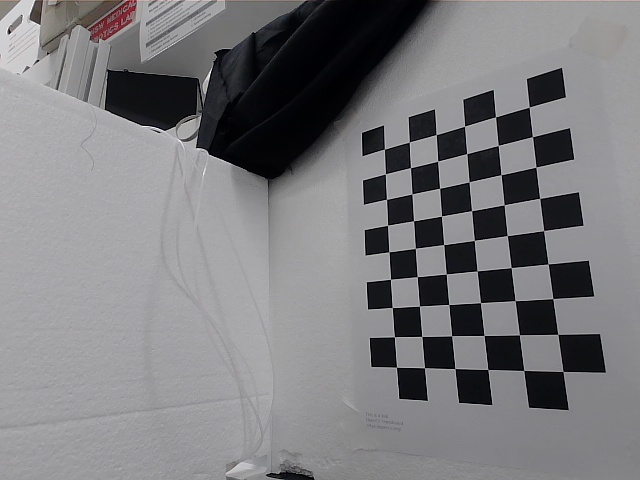
#> input picture calibration/calibration_images_camright_640x480p/image_1.jpg, 640 x 480 px; its folder holds 4 pictures in this run; the run also reads 1 picture not shown here
$ python calibration.py
#> lines starting #> are read from the running program, lines starting #| are printed output that depends on the picture
import cv2
import numpy as np
import yaml
import os

# [5 lines of commented-out code are left out]
camera_name = "camright_640x480p"

# Define the chessboard size
chessboard_size = (9, 6)
# Take frame size from name
frame_size = (
    int(camera_name.split("_")[1].split("x")[0]),
    int(camera_name.split("_")[1].split("x")[1].split("p")[0]),
)

# Termination criteria
criteria = (cv2.TERM_CRITERIA_EPS + cv2.TERM_CRITERIA_MAX_ITER, 30, 0.001)

# Prepare object points
objp = np.zeros((chessboard_size[0] * chessboard_size[1], 3), np.float32)
objp[:, :2] = np.mgrid[0 : chessboard_size[0], 0 : chessboard_size[1]].T.reshape(-1, 2)

# Arrays to store object points and image points
objpoints = []
imgpoints = []

# Folder name calibration_images + camera name
folder_name = "calibration_images_" + camera_name
first = 1
last = 20

# Capture images of the calibration pattern
images = [
    cv2.imread(os.path.join(folder_name, f"image_{i}.jpg"))
    for i in range(first, last + 1)
]  # Assuming 20 images
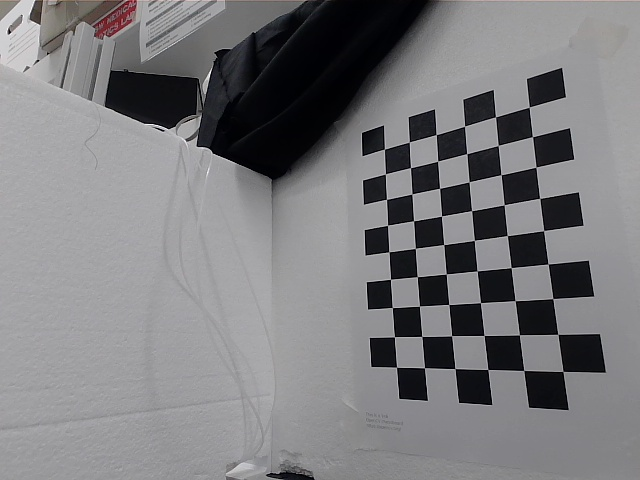
#> input picture calibration/calibration_images_camright_640x480p/image_10.jpg, 640 x 480 px
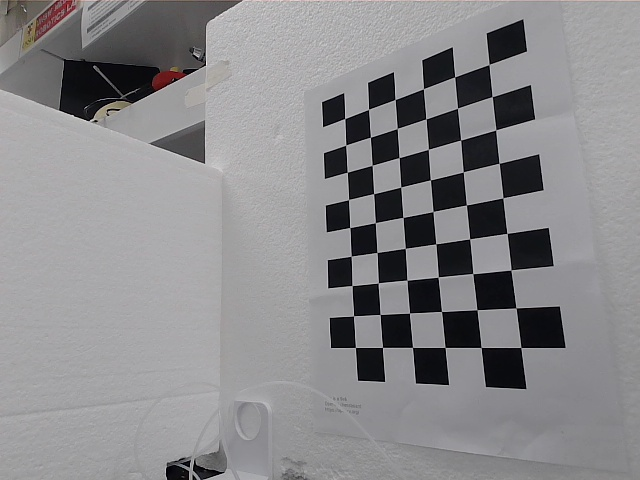
#> input picture calibration/calibration_images_camright_640x480p/image_11.jpg, 640 x 480 px

for img in images:
#> (the run stopped early here; a loop or call above may not have finished)
